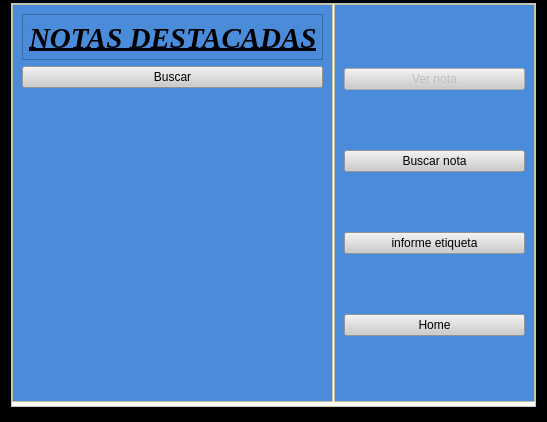
<?xml version="1.0" encoding="UTF-8"?>
<ui version="4.0">
 <class>WNotas_Destacadas</class>
 <widget class="QWidget" name="WNotas_Destacadas">
  <property name="geometry">
   <rect>
    <x>0</x>
    <y>0</y>
    <width>547</width>
    <height>422</height>
   </rect>
  </property>
  <property name="windowTitle">
   <string>Form</string>
  </property>
  <layout class="QVBoxLayout" name="verticalLayout">
   <property name="spacing">
    <number>0</number>
   </property>
   <property name="leftMargin">
    <number>0</number>
   </property>
   <property name="topMargin">
    <number>0</number>
   </property>
   <property name="rightMargin">
    <number>0</number>
   </property>
   <property name="bottomMargin">
    <number>0</number>
   </property>
   <item>
    <widget class="QFrame" name="frame">
     <property name="styleSheet">
      <string notr="true">background-color: rgb(0, 0, 0);</string>
     </property>
     <property name="frameShape">
      <enum>QFrame::StyledPanel</enum>
     </property>
     <property name="frameShadow">
      <enum>QFrame::Raised</enum>
     </property>
     <layout class="QVBoxLayout" name="verticalLayout_5">
      <property name="spacing">
       <number>0</number>
      </property>
      <property name="leftMargin">
       <number>0</number>
      </property>
      <property name="topMargin">
       <number>0</number>
      </property>
      <property name="rightMargin">
       <number>0</number>
      </property>
      <property name="bottomMargin">
       <number>4</number>
      </property>
      <item>
       <widget class="QFrame" name="frame_2">
        <property name="styleSheet">
         <string notr="true">background-color: rgb(0, 0, 0);</string>
        </property>
        <property name="frameShape">
         <enum>QFrame::StyledPanel</enum>
        </property>
        <property name="frameShadow">
         <enum>QFrame::Raised</enum>
        </property>
        <layout class="QVBoxLayout" name="verticalLayout_2">
         <property name="spacing">
          <number>2</number>
         </property>
         <property name="sizeConstraint">
          <enum>QLayout::SetNoConstraint</enum>
         </property>
         <property name="topMargin">
          <number>1</number>
         </property>
         <item>
          <widget class="QFrame" name="frame_16">
           <property name="styleSheet">
            <string notr="true">background-color: rgb(255, 255, 255);</string>
           </property>
           <property name="frameShape">
            <enum>QFrame::StyledPanel</enum>
           </property>
           <property name="frameShadow">
            <enum>QFrame::Plain</enum>
           </property>
           <layout class="QHBoxLayout" name="horizontalLayout_4">
            <property name="spacing">
             <number>1</number>
            </property>
            <property name="leftMargin">
             <number>0</number>
            </property>
            <property name="topMargin">
             <number>0</number>
            </property>
            <property name="rightMargin">
             <number>0</number>
            </property>
            <property name="bottomMargin">
             <number>4</number>
            </property>
            <item>
             <widget class="QFrame" name="frame_3">
              <property name="styleSheet">
               <string notr="true">background-color: rgb(255, 252, 212);</string>
              </property>
              <property name="frameShape">
               <enum>QFrame::StyledPanel</enum>
              </property>
              <property name="frameShadow">
               <enum>QFrame::Raised</enum>
              </property>
              <layout class="QHBoxLayout" name="horizontalLayout_3">
               <property name="leftMargin">
                <number>0</number>
               </property>
               <property name="topMargin">
                <number>0</number>
               </property>
               <property name="rightMargin">
                <number>0</number>
               </property>
               <property name="bottomMargin">
                <number>0</number>
               </property>
               <item>
                <widget class="QFrame" name="frame_5">
                 <property name="styleSheet">
                  <string notr="true">background-color: rgb(74, 139, 218);
</string>
                 </property>
                 <property name="frameShape">
                  <enum>QFrame::NoFrame</enum>
                 </property>
                 <property name="frameShadow">
                  <enum>QFrame::Raised</enum>
                 </property>
                 <layout class="QVBoxLayout" name="verticalLayout_9">
                  <item>
                   <widget class="QFrame" name="frame_8">
                    <property name="minimumSize">
                     <size>
                      <width>0</width>
                      <height>40</height>
                     </size>
                    </property>
                    <property name="styleSheet">
                     <string notr="true">background-color: rgb(74, 139, 218);</string>
                    </property>
                    <property name="frameShape">
                     <enum>QFrame::StyledPanel</enum>
                    </property>
                    <property name="frameShadow">
                     <enum>QFrame::Raised</enum>
                    </property>
                    <layout class="QVBoxLayout" name="verticalLayout_12">
                     <property name="spacing">
                      <number>5</number>
                     </property>
                     <property name="leftMargin">
                      <number>6</number>
                     </property>
                     <property name="topMargin">
                      <number>7</number>
                     </property>
                     <property name="rightMargin">
                      <number>5</number>
                     </property>
                     <property name="bottomMargin">
                      <number>4</number>
                     </property>
                     <item>
                      <widget class="QLabel" name="label">
                       <property name="font">
                        <font>
                         <family>Times New Roman</family>
                         <pointsize>22</pointsize>
                         <weight>75</weight>
                         <italic>true</italic>
                         <bold>true</bold>
                         <underline>true</underline>
                        </font>
                       </property>
                       <property name="text">
                        <string>NOTAS DESTACADAS</string>
                       </property>
                      </widget>
                     </item>
                    </layout>
                   </widget>
                  </item>
                  <item>
                   <widget class="QPushButton" name="pushButtonBuscar">
                    <property name="styleSheet">
                     <string notr="true">background-color: rgb(204, 204, 204);</string>
                    </property>
                    <property name="text">
                     <string>Buscar</string>
                    </property>
                   </widget>
                  </item>
                  <item>
                   <widget class="QListView" name="listViewNotas">
                    <property name="styleSheet">
                     <string notr="true">font: 12pt &quot;Lucida Handwriting&quot;;</string>
                    </property>
                    <property name="frameShape">
                     <enum>QFrame::NoFrame</enum>
                    </property>
                    <property name="frameShadow">
                     <enum>QFrame::Sunken</enum>
                    </property>
                    <property name="lineWidth">
                     <number>1</number>
                    </property>
                    <property name="viewMode">
                     <enum>QListView::IconMode</enum>
                    </property>
                    <property name="itemAlignment">
                     <set>Qt::AlignCenter</set>
                    </property>
                   </widget>
                  </item>
                 </layout>
                </widget>
               </item>
              </layout>
             </widget>
            </item>
            <item>
             <widget class="QFrame" name="frame_4">
              <property name="minimumSize">
               <size>
                <width>0</width>
                <height>0</height>
               </size>
              </property>
              <property name="styleSheet">
               <string notr="true">background-color: rgb(255, 252, 212);</string>
              </property>
              <property name="frameShape">
               <enum>QFrame::StyledPanel</enum>
              </property>
              <property name="frameShadow">
               <enum>QFrame::Raised</enum>
              </property>
              <property name="lineWidth">
               <number>0</number>
              </property>
              <layout class="QHBoxLayout" name="horizontalLayout_2">
               <property name="leftMargin">
                <number>0</number>
               </property>
               <property name="topMargin">
                <number>0</number>
               </property>
               <property name="rightMargin">
                <number>0</number>
               </property>
               <property name="bottomMargin">
                <number>0</number>
               </property>
               <item>
                <widget class="QFrame" name="frame_9">
                 <property name="sizePolicy">
                  <sizepolicy hsizetype="Expanding" vsizetype="Expanding">
                   <horstretch>0</horstretch>
                   <verstretch>0</verstretch>
                  </sizepolicy>
                 </property>
                 <property name="minimumSize">
                  <size>
                   <width>189</width>
                   <height>0</height>
                  </size>
                 </property>
                 <property name="styleSheet">
                  <string notr="true">background-color: rgb(74, 139, 218);</string>
                 </property>
                 <property name="frameShape">
                  <enum>QFrame::NoFrame</enum>
                 </property>
                 <property name="frameShadow">
                  <enum>QFrame::Raised</enum>
                 </property>
                 <layout class="QVBoxLayout" name="verticalLayout_11">
                  <item>
                   <widget class="QPushButton" name="pushButton_Ver_Nota">
                    <property name="enabled">
                     <bool>false</bool>
                    </property>
                    <property name="styleSheet">
                     <string notr="true">background-color: rgb(204, 204, 204);</string>
                    </property>
                    <property name="text">
                     <string>Ver nota</string>
                    </property>
                   </widget>
                  </item>
                  <item>
                   <widget class="QPushButton" name="pushButton_Buscar_Nota">
                    <property name="enabled">
                     <bool>true</bool>
                    </property>
                    <property name="styleSheet">
                     <string notr="true">background-color: rgb(204, 204, 204);</string>
                    </property>
                    <property name="text">
                     <string>Buscar nota</string>
                    </property>
                   </widget>
                  </item>
                  <item>
                   <widget class="QPushButton" name="pushButton_Informe_Etiqueta">
                    <property name="enabled">
                     <bool>true</bool>
                    </property>
                    <property name="styleSheet">
                     <string notr="true">background-color: rgb(204, 204, 204);</string>
                    </property>
                    <property name="text">
                     <string>informe etiqueta</string>
                    </property>
                   </widget>
                  </item>
                  <item>
                   <widget class="QPushButton" name="pushButton_Home">
                    <property name="enabled">
                     <bool>true</bool>
                    </property>
                    <property name="styleSheet">
                     <string notr="true">background-color: rgb(204, 204, 204);</string>
                    </property>
                    <property name="text">
                     <string>Home</string>
                    </property>
                   </widget>
                  </item>
                 </layout>
                </widget>
               </item>
              </layout>
             </widget>
            </item>
           </layout>
          </widget>
         </item>
        </layout>
       </widget>
      </item>
     </layout>
    </widget>
   </item>
  </layout>
 </widget>
 <resources/>
 <connections/>
</ui>
